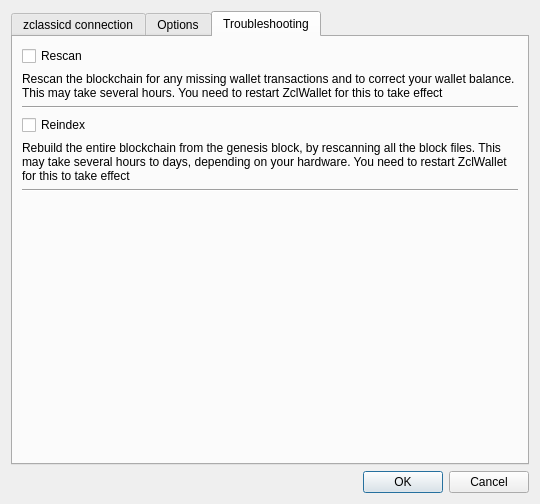
<?xml version="1.0" encoding="UTF-8"?>
<ui version="4.0">
 <class>Settings</class>
 <widget class="QDialog" name="Settings">
  <property name="geometry">
   <rect>
    <x>0</x>
    <y>0</y>
    <width>540</width>
    <height>504</height>
   </rect>
  </property>
  <property name="minimumSize">
   <size>
    <width>540</width>
    <height>500</height>
   </size>
  </property>
  <property name="windowTitle">
   <string>Settings</string>
  </property>
  <property name="modal">
   <bool>true</bool>
  </property>
  <layout class="QVBoxLayout" name="verticalLayout">
   <item>
    <widget class="QTabWidget" name="tabWidget">
     <property name="currentIndex">
      <number>2</number>
     </property>
     <widget class="QWidget" name="tab">
      <attribute name="title">
       <string>zclassicd connection</string>
      </attribute>
      <layout class="QVBoxLayout" name="verticalLayout_3">
       <item>
        <widget class="QLabel" name="confMsg">
         <property name="text">
          <string notr="true">&lt;html&gt;&lt;head/&gt;&lt;body&gt;&lt;p&gt;&lt;br/&gt;&lt;/p&gt;&lt;/body&gt;&lt;/html&gt;</string>
         </property>
         <property name="textInteractionFlags">
          <set>Qt::LinksAccessibleByMouse|Qt::TextSelectableByMouse</set>
         </property>
        </widget>
       </item>
       <item>
        <widget class="Line" name="line">
         <property name="orientation">
          <enum>Qt::Horizontal</enum>
         </property>
        </widget>
       </item>
       <item>
        <widget class="QLabel" name="label">
         <property name="minimumSize">
          <size>
           <width>60</width>
           <height>0</height>
          </size>
         </property>
         <property name="text">
          <string>Host</string>
         </property>
        </widget>
       </item>
       <item>
        <widget class="QLineEdit" name="hostname">
         <property name="placeholderText">
          <string/>
         </property>
        </widget>
       </item>
       <item>
        <widget class="QLabel" name="label_2">
         <property name="minimumSize">
          <size>
           <width>60</width>
           <height>0</height>
          </size>
         </property>
         <property name="text">
          <string>Port</string>
         </property>
        </widget>
       </item>
       <item>
        <widget class="QLineEdit" name="port">
         <property name="placeholderText">
          <string/>
         </property>
        </widget>
       </item>
       <item>
        <widget class="QLabel" name="label_3">
         <property name="minimumSize">
          <size>
           <width>60</width>
           <height>0</height>
          </size>
         </property>
         <property name="text">
          <string>RPC Username</string>
         </property>
        </widget>
       </item>
       <item>
        <widget class="QLineEdit" name="rpcuser"/>
       </item>
       <item>
        <widget class="QLabel" name="label_4">
         <property name="minimumSize">
          <size>
           <width>60</width>
           <height>0</height>
          </size>
         </property>
         <property name="text">
          <string>RPC Password</string>
         </property>
        </widget>
       </item>
       <item>
        <widget class="QLineEdit" name="rpcpassword"/>
       </item>
       <item>
        <layout class="QVBoxLayout" name="verticalLayout_2"/>
       </item>
       <item>
        <spacer name="verticalSpacer">
         <property name="orientation">
          <enum>Qt::Vertical</enum>
         </property>
         <property name="sizeHint" stdset="0">
          <size>
           <width>20</width>
           <height>40</height>
          </size>
         </property>
        </spacer>
       </item>
      </layout>
     </widget>
     <widget class="QWidget" name="tab_2">
      <attribute name="title">
       <string>Options</string>
      </attribute>
      <layout class="QGridLayout" name="gridLayout">
       <item row="10" column="0" colspan="2">
        <widget class="QLabel" name="lblTor">
         <property name="text">
          <string>Connect to the Tor network via SOCKS proxy running on 127.0.0.1:9050. Please note that you'll have to install and run the Tor service externally.</string>
         </property>
         <property name="wordWrap">
          <bool>true</bool>
         </property>
        </widget>
       </item>
       <item row="2" column="1">
        <widget class="QPushButton" name="btnClearSaved">
         <property name="text">
          <string>Clear History</string>
         </property>
        </widget>
       </item>
       <item row="1" column="0" colspan="2">
        <widget class="QLabel" name="label_5">
         <property name="text">
          <string>Shielded transactions are saved locally and shown in the transactions tab.  If you uncheck this, shielded transactions will not appear in the transactions tab.</string>
         </property>
         <property name="wordWrap">
          <bool>true</bool>
         </property>
        </widget>
       </item>
       <item row="2" column="0">
        <spacer name="horizontalSpacer">
         <property name="orientation">
          <enum>Qt::Horizontal</enum>
         </property>
         <property name="sizeHint" stdset="0">
          <size>
           <width>40</width>
           <height>20</height>
          </size>
         </property>
        </spacer>
       </item>
       <item row="0" column="0" colspan="2">
        <widget class="QCheckBox" name="chkSaveTxs">
         <property name="text">
          <string>Remember shielded transactions</string>
         </property>
        </widget>
       </item>
       <item row="3" column="0">
        <widget class="QCheckBox" name="chkCustomFees">
         <property name="text">
          <string>Allow custom fees</string>
         </property>
        </widget>
       </item>
       <item row="7" column="0" colspan="2">
        <widget class="QLabel" name="label_7">
         <property name="text">
          <string>Normally, change from t-Addresses goes to another t-Address. Checking this option will send the change to your shielded sapling address instead. Check this option to increase your privacy.</string>
         </property>
         <property name="wordWrap">
          <bool>true</bool>
         </property>
        </widget>
       </item>
       <item row="11" column="0" colspan="2">
        <widget class="Line" name="line_2">
         <property name="orientation">
          <enum>Qt::Horizontal</enum>
         </property>
        </widget>
       </item>
       <item row="12" column="0" colspan="2">
        <spacer name="verticalSpacer_2">
         <property name="orientation">
          <enum>Qt::Vertical</enum>
         </property>
         <property name="sizeHint" stdset="0">
          <size>
           <width>20</width>
           <height>40</height>
          </size>
         </property>
        </spacer>
       </item>
       <item row="4" column="0" colspan="2">
        <widget class="QLabel" name="label_6">
         <property name="text">
          <string>Allow overriding the default fees when sending transactions. Enabling this option may compromise your privacy since fees are transparent. </string>
         </property>
         <property name="wordWrap">
          <bool>true</bool>
         </property>
        </widget>
       </item>
       <item row="6" column="0" colspan="2">
        <widget class="QCheckBox" name="chkAutoShield">
         <property name="text">
          <string>Shield change from t-Addresses to your sapling address</string>
         </property>
        </widget>
       </item>
       <item row="5" column="0">
        <widget class="QLabel" name="label_8">
         <property name="text">
          <string/>
         </property>
        </widget>
       </item>
       <item row="9" column="0">
        <widget class="QCheckBox" name="chkTor">
         <property name="text">
          <string>Connect via Tor</string>
         </property>
        </widget>
       </item>
       <item row="8" column="0">
        <widget class="QLabel" name="label_10">
         <property name="text">
          <string notr="true"/>
         </property>
        </widget>
       </item>
      </layout>
     </widget>
     <widget class="QWidget" name="tab_3">
      <attribute name="title">
       <string>Troubleshooting</string>
      </attribute>
      <layout class="QGridLayout" name="gridLayout_2">
       <item row="3" column="0">
        <widget class="QCheckBox" name="chkReindex">
         <property name="text">
          <string>Reindex</string>
         </property>
        </widget>
       </item>
       <item row="1" column="0">
        <widget class="QLabel" name="label_9">
         <property name="text">
          <string>Rescan the blockchain for any missing wallet transactions and to correct your wallet balance. This may take several hours. You need to restart ZclWallet for this to take effect</string>
         </property>
         <property name="wordWrap">
          <bool>true</bool>
         </property>
        </widget>
       </item>
       <item row="0" column="0">
        <widget class="QCheckBox" name="chkRescan">
         <property name="text">
          <string>Rescan</string>
         </property>
        </widget>
       </item>
       <item row="2" column="0">
        <widget class="Line" name="line_3">
         <property name="orientation">
          <enum>Qt::Horizontal</enum>
         </property>
        </widget>
       </item>
       <item row="6" column="0">
        <spacer name="verticalSpacer_3">
         <property name="orientation">
          <enum>Qt::Vertical</enum>
         </property>
         <property name="sizeHint" stdset="0">
          <size>
           <width>20</width>
           <height>40</height>
          </size>
         </property>
        </spacer>
       </item>
       <item row="4" column="0">
        <widget class="QLabel" name="label_11">
         <property name="text">
          <string>Rebuild the entire blockchain from the genesis block, by rescanning all the block files. This may take several hours to days, depending on your hardware. You need to restart ZclWallet for this to take effect</string>
         </property>
         <property name="wordWrap">
          <bool>true</bool>
         </property>
        </widget>
       </item>
       <item row="5" column="0">
        <widget class="Line" name="line_4">
         <property name="orientation">
          <enum>Qt::Horizontal</enum>
         </property>
        </widget>
       </item>
      </layout>
     </widget>
    </widget>
   </item>
   <item>
    <widget class="QDialogButtonBox" name="buttonBox">
     <property name="orientation">
      <enum>Qt::Horizontal</enum>
     </property>
     <property name="standardButtons">
      <set>QDialogButtonBox::Cancel|QDialogButtonBox::Ok</set>
     </property>
    </widget>
   </item>
  </layout>
 </widget>
 <resources/>
 <connections>
  <connection>
   <sender>buttonBox</sender>
   <signal>accepted()</signal>
   <receiver>Settings</receiver>
   <slot>accept()</slot>
   <hints>
    <hint type="sourcelabel">
     <x>248</x>
     <y>254</y>
    </hint>
    <hint type="destinationlabel">
     <x>157</x>
     <y>274</y>
    </hint>
   </hints>
  </connection>
  <connection>
   <sender>buttonBox</sender>
   <signal>rejected()</signal>
   <receiver>Settings</receiver>
   <slot>reject()</slot>
   <hints>
    <hint type="sourcelabel">
     <x>316</x>
     <y>260</y>
    </hint>
    <hint type="destinationlabel">
     <x>286</x>
     <y>274</y>
    </hint>
   </hints>
  </connection>
 </connections>
</ui>
